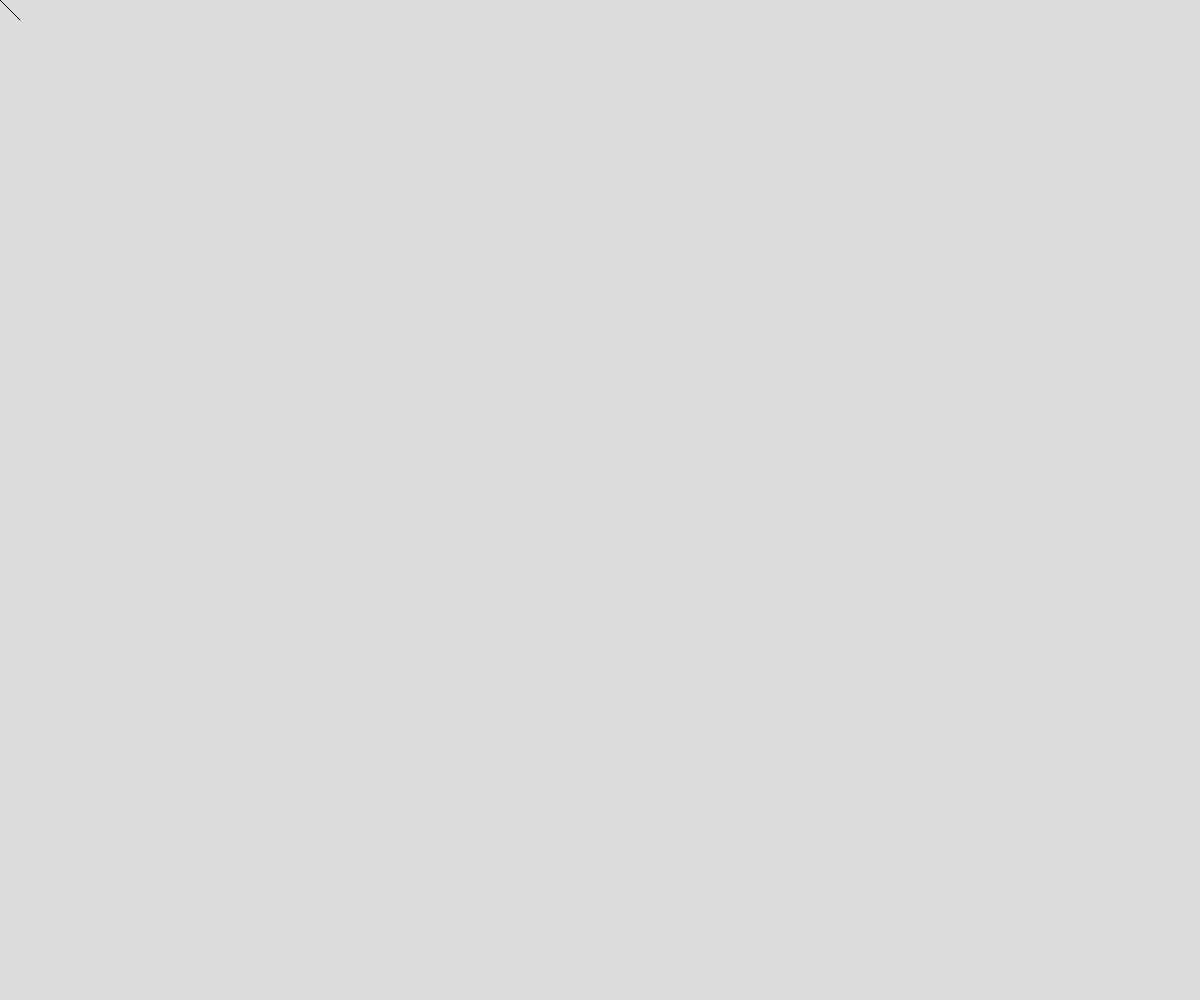
Frame 1 (no input)
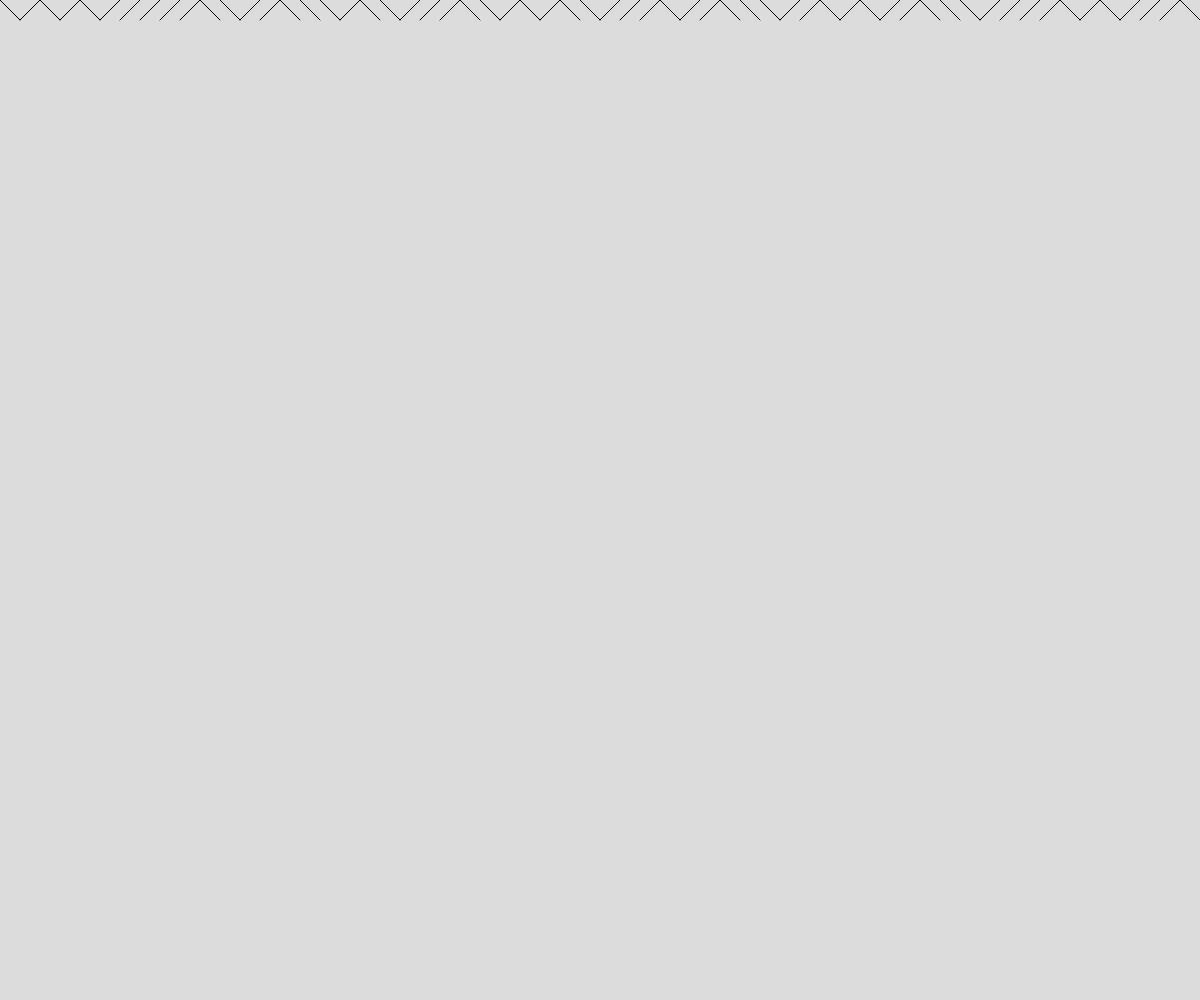
Frame 60 (no input)
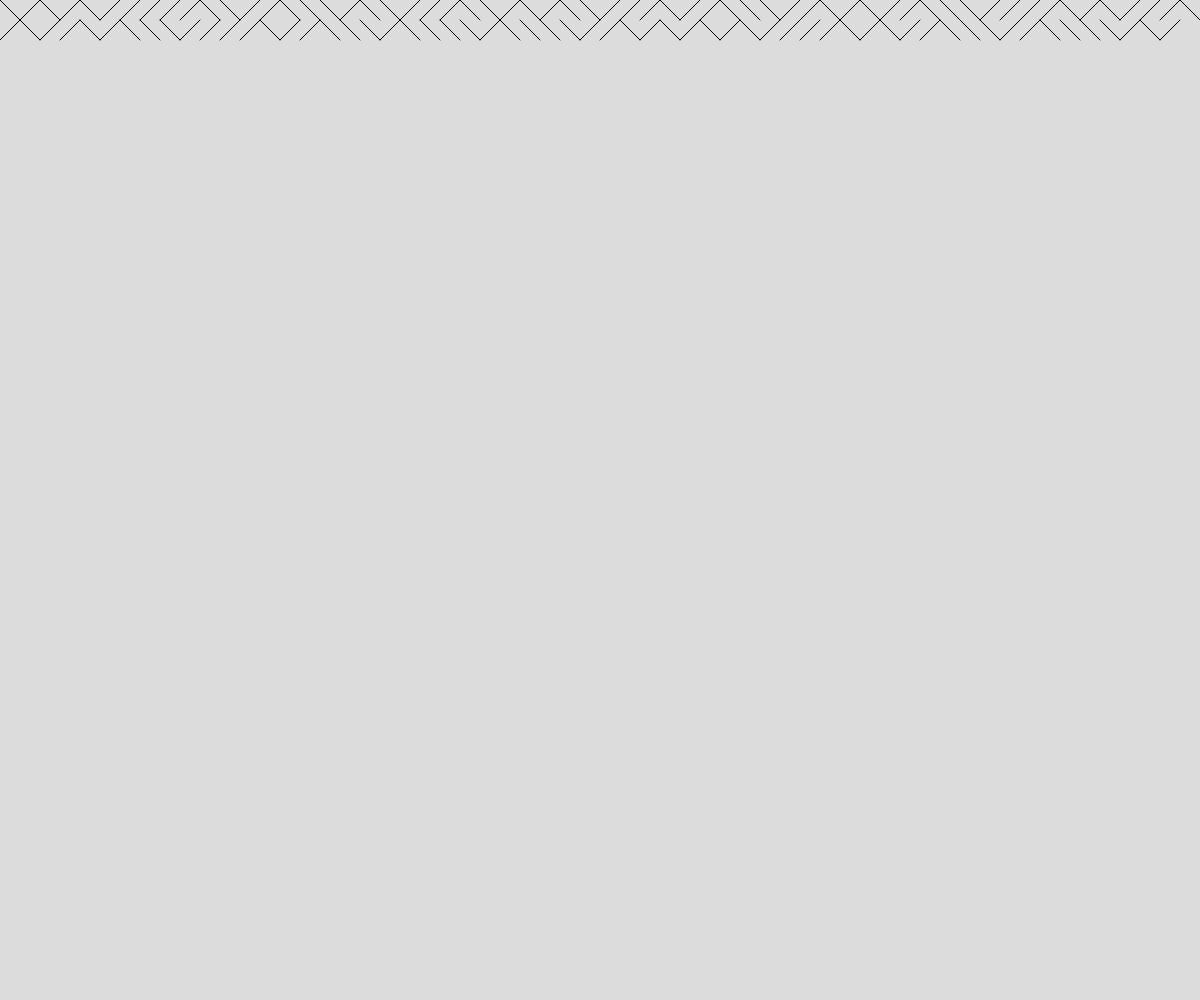
Frame 120 (the mouse pressed at the canvas centre since frame 60)

The p5.js sketch that drew these frames (run headless with seeded random() and noise() and a simulated clock; from frame 60 on, the mouse is pressed at the canvas centre):

// p5.js sketch
// ── sketch.js
let x,y,size,choice;
function setup() {
  createCanvas(innerWidth, innerHeight);
  
  background(220);
  x=0;
  y=0;
  size=20;
}

function draw(){
 let choice=random(0,1);
  
  if(choice<0.5){
    line(x+size,y,x,y+size);
  }
  else{
    line(x,y,x+size,y+size);
  }


x=x+size;

if(x>width) {
  x=0;
  y=y+size;
}
}
